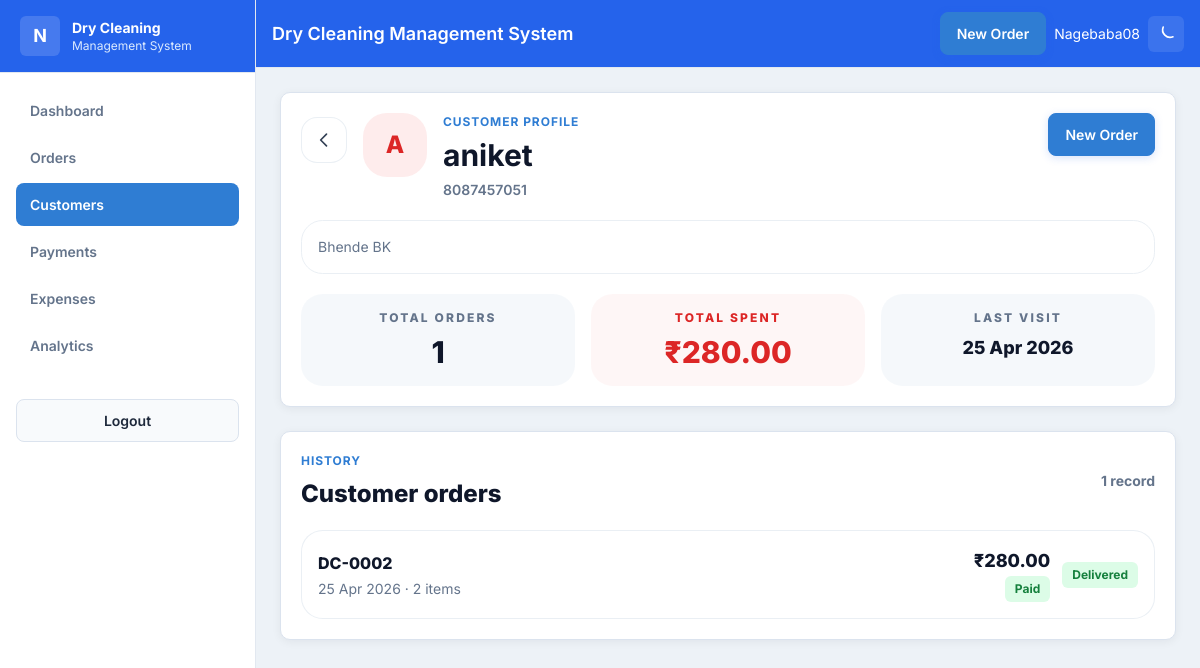
/customers/2/ (signed in), run on the app's committed database.
### core/models.py (models this page shows, shortened)
class Customer(models.Model):
    name = models.CharField(max_length=200)
    phone = models.CharField(max_length=15, unique=True)
    address = models.TextField(blank=True)
    created_at = models.DateTimeField(auto_now_add=True)
    def total_spent(self):
        return sum(order.total_amount for order in self.orders.all())
    def last_visit(self):
        last = self.orders.order_by('-order_date').first()
        return last.order_date if last else None

class Order(models.Model):
    STATUS_CHOICES = [
        ('pending', 'Pending'),
        ('in_process', 'In Process'),
        ('ready', 'Ready'),
        ('delivered', 'Delivered'),
    ]
    order_number = models.CharField(max_length=20, unique=True)
    customer = models.ForeignKey(Customer, on_delete=models.CASCADE, related_name='orders')
    order_date = models.DateTimeField(default=timezone.now)
    delivery_date = models.DateField(null=True, blank=True)
    status = models.CharField(max_length=20, choices=STATUS_CHOICES, default='pending')
    notes = models.TextField(blank=True)
    total_amount = models.DecimalField(max_digits=10, decimal_places=2, default=0)
    def paid_amount(self):
        return sum(payment.amount for payment in self.payments.all())
    def payment_status(self):
        paid = self.paid_amount()
        if paid <= 0:
            return 'unpaid'
        if paid >= self.total_amount:
            return 'paid'
        return 'partial'

class Payment(models.Model):
    METHOD_CHOICES = [
        ('cash', 'Cash'),
        ('upi', 'UPI'),
        ('phonepe', 'PhonePe'),
        ('gpay', 'Google Pay'),
    ]
    order = models.ForeignKey(Order, on_delete=models.CASCADE, related_name='payments')
    amount = models.DecimalField(max_digits=10, decimal_places=2)
    method = models.CharField(max_length=20, choices=METHOD_CHOICES, default='cash')
    date = models.DateTimeField(default=timezone.now)
    notes = models.CharField(max_length=200, blank=True)

### core/views.py (the view)
# urls.py: path('customers/<int:pk>/', views.customer_detail, name='customer_detail'),
@login_required
def customer_detail(request, pk):
    customer = get_object_or_404(Customer, pk=pk)
    orders = customer.orders.order_by('-order_date')
    return render(request, 'customer_detail.html', {'customer': customer, 'orders': orders})

### templates/customer_detail.html (shortened to what this page needs)
{% extends 'base.html' %}
{% block content %}
<div class="mx-auto max-w-5xl space-y-6">
  <section class="card">
    <div class="flex flex-col gap-4 lg:flex-row lg:items-start lg:justify-between">
      <div class="flex items-start gap-4">
        <a href="/customers/" class="mt-1 rounded-2xl border border-slate-200/70 bg-white/80 p-3 text-slate-700 transition hover:bg-white dark:border-slate-700 dark:bg-slate-900/70 dark:text-slate-200">
          <svg class="h-5 w-5" fill="none" stroke="currentColor" viewBox="0 0 24 24"><path stroke-linecap="round" stroke-linejoin="round" stroke-width="2" d="M15 19l-7-7 7-7"/></svg>
        </a>
        <div class="flex items-start gap-4">
          <div class="flex h-16 w-16 items-center justify-center rounded-3xl bg-red-500/10 text-2xl font-extrabold text-red-600 dark:text-red-300">{{ customer.name|first|upper }}</div>
          <div>
            <div class="section-kicker">Customer Profile</div>
            <h2 class="mt-2 page-title text-slate-900 dark:text-slate-100">{{ customer.name }}</h2>
            <p class="mt-2 text-sm font-semibold muted">{{ customer.phone }}</p>
          </div>
        </div>
      </div>
      <a href="/orders/create/?phone={{ customer.phone }}" class="btn-primary">New Order</a>
    </div>
    {% if customer.address %}
    <div class="mt-5 rounded-[1.35rem] border border-slate-200/70 px-4 py-4 text-sm muted dark:border-slate-700">{{ customer.address }}</div>
    {% endif %}
    <div class="mt-5 grid gap-4 sm:grid-cols-3">
      <div class="rounded-[1.35rem] bg-slate-100/70 p-4 text-center dark:bg-slate-900/60">
        <div class="text-xs font-extrabold uppercase tracking-[0.18em] muted">Total Orders</div>
        <div class="mt-2 text-3xl font-extrabold text-slate-900 dark:text-slate-100">{{ customer.orders.count }}</div>
      </div>
      <div class="rounded-[1.35rem] bg-red-50/70 p-4 text-center dark:bg-red-950/25">
        <div class="text-xs font-extrabold uppercase tracking-[0.18em] text-red-600 dark:text-red-300">Total Spent</div>
        <div class="mt-2 text-3xl font-extrabold text-red-600 dark:text-red-300">&#8377;{{ customer.total_spent }}</div>
      </div>
      <div class="rounded-[1.35rem] bg-slate-100/70 p-4 text-center dark:bg-slate-900/60">
        <div class="text-xs font-extrabold uppercase tracking-[0.18em] muted">Last Visit</div>
        <div class="mt-2 text-lg font-extrabold text-slate-900 dark:text-slate-100">{% if customer.last_visit %}{{ customer.last_visit|date:"d M Y" }}{% else %}No visits yet{% endif %}</div>
      </div>
    </div>
  </section>
  <section class="card">
    <div class="flex items-center justify-between">
      <div>
        <div class="section-kicker">History</div>
        <h3 class="mt-2 text-2xl font-extrabold text-slate-900 dark:text-slate-100">Customer orders</h3>
      </div>
      <div class="muted text-sm font-bold">{{ orders|length }} record{{ orders|length|pluralize }}</div>
    </div>
    <div class="mt-5 space-y-3">
      {% for order in orders %}
      <a href="/orders/{{ order.pk }}/" class="block rounded-[1.35rem] border border-slate-200/70 bg-white/70 p-4 transition hover:-translate-y-0.5 dark:border-slate-700 dark:bg-slate-900/60">
        <div class="flex flex-col gap-4 sm:flex-row sm:items-center sm:justify-between">
          <div>
            <div class="text-base font-extrabold text-slate-900 dark:text-slate-100">{{ order.order_number }}</div>
            <div class="muted mt-1 text-sm">{{ order.order_date|date:"d M Y" }} &middot; {{ order.items.count }} item{{ order.items.count|pluralize }}</div>
          </div>
          <div class="flex items-center gap-3">
            <div class="text-right">
              <div class="text-lg font-extrabold text-slate-900 dark:text-slate-100">&#8377;{{ order.total_amount }}</div>
              <span class="badge-{{ order.payment_status }}">{{ order.payment_status|title }}</span>
            </div>
            <span class="badge-{{ order.status }}">{{ order.get_status_display }}</span>
          </div>
        </div>
      </a>
      {% empty %}
      <div class="rounded-[1.35rem] border border-dashed border-slate-300/70 p-10 text-center muted dark:border-slate-700">No orders found for this customer yet.</div>
      {% endfor %}
    </div>
  </section>
</div>
{% endblock %}

### templates/base.html (shortened to what this page needs)
<!DOCTYPE html>
<html lang="en" class="light">
<head>
<script src="https://cdn.tailwindcss.com"></script>
</head>
<body class="min-h-screen">
{% block full_page %}
<div class="flex min-h-screen">
  <aside id="sidebar" class="no-print fixed inset-y-0 left-0 z-30 w-64 -translate-x-full border-r border-slate-200 bg-white transition-transform duration-300 dark:border-slate-700 dark:bg-slate-900 lg:translate-x-0">
    <div class="border-b border-slate-200 bg-brand-600 px-5 py-4 text-white dark:border-slate-700">
      <div class="flex items-center gap-3">
        <div class="flex h-10 w-10 items-center justify-center rounded-md bg-white/15 text-lg font-bold">N</div>
        <div>
          <div class="text-sm font-bold">Dry Cleaning</div>
          <div class="text-xs text-blue-100">Management System</div>
        </div>
      </div>
    </div>
    <nav class="space-y-1 p-4">
      <a href="/" class="sidebar-link {% if request.resolver_match.url_name == 'dashboard' %}active{% endif %}">Dashboard</a>
      <a href="/orders/" class="sidebar-link {% if 'order' in request.resolver_match.url_name %}active{% endif %}">Orders</a>
      <a href="/customers/" class="sidebar-link {% if 'customer' in request.resolver_match.url_name %}active{% endif %}">Customers</a>
      <a href="/payments/" class="sidebar-link {% if request.resolver_match.url_name == 'payments' %}active{% endif %}">Payments</a>
      <a href="/expenses/" class="sidebar-link {% if request.resolver_match.url_name == 'expenses' %}active{% endif %}">Expenses</a>
      <a href="/analytics/" class="sidebar-link {% if request.resolver_match.url_name == 'analytics' %}active{% endif %}">Analytics</a>
    </nav>
    <div class="mt-auto p-4">
      <a href="/logout/" class="btn-secondary w-full">Logout</a>
    </div>
  </aside>
  <div class="flex flex-1 flex-col lg:ml-64">
    <header class="no-print border-b border-slate-200 bg-brand-600 px-4 py-3 text-white dark:border-slate-700">
      <div class="flex items-center justify-between gap-3">
        <div class="flex items-center gap-3">
          <div class="text-lg font-semibold">Dry Cleaning Management System</div>
        </div>
        <div class="flex items-center gap-2">
          <a href="/orders/create/" class="btn-primary hidden sm:inline-flex">New Order</a>
          <span class="hidden text-sm sm:inline">{{ request.user.username }}</span>
          <button onclick="toggleTheme()" class="rounded-md bg-white/10 p-2" title="Toggle theme">
            <svg class="block h-5 w-5 dark:hidden" fill="none" stroke="currentColor" viewBox="0 0 24 24"><path stroke-linecap="round" stroke-linejoin="round" stroke-width="2" d="M20.354 15.354A9 9 0 018.646 3.646"/></svg>
          </button>
        </div>
      </div>
    </header>
    <main class="flex-1 p-4 lg:p-6">
      {% block content %}{% endblock %}
    </main>
  </div>
</div>
{% endblock %}
</body>
</html>

### templates/base.html (style rules this page uses)
:root { --bg: #edf2f7; --surface: #ffffff; --surface-soft: #f8fafc; --text: #1e293b; --muted: #64748b; --line: #dbe3ee; --brand: #2f7dd3; --brand-dark: #2563eb; --success: #16a34a; --danger: #ef4444; --warning: #f59e0b; --shadow: 0 2px 10px rgba(15, 23, 42, 0.06); }
body { font-family: 'Inter', sans-serif; background: var(--bg); color: var(--text); }
.card { background: var(--surface); border: 1px solid var(--line); border-radius: 10px; box-shadow: var(--shadow); padding: 20px; }
.sidebar-link { display: flex; align-items: center; gap: 12px; padding: 11px 14px; border-radius: 8px; color: var(--muted); font-size: 14px; font-weight: 600; transition: 0.18s ease; }
.sidebar-link.active { background: var(--brand); color: white; }
.btn-primary, .btn-secondary { display: inline-flex; align-items: center; justify-content: center; gap: 8px; padding: 10px 16px; border-radius: 8px; font-size: 14px; font-weight: 600; transition: 0.18s ease; }
.btn-primary { background: var(--brand); color: white; border: 1px solid var(--brand); box-shadow: 0 2px 8px rgba(37, 99, 235, 0.18); }
.btn-secondary { background: var(--surface-soft); color: var(--text); border: 1px solid var(--line); }
.section-kicker { font-size: 12px; font-weight: 700; color: var(--brand); text-transform: uppercase; letter-spacing: 0.08em; }
.page-title { font-size: 30px; line-height: 1.1; font-weight: 700; }
.muted { color: var(--muted); }
.badge-pending, .badge-in_process, .badge-ready, .badge-delivered, .badge-paid, .badge-partial, .badge-unpaid { display: inline-flex; align-items: center; justify-content: center; padding: 4px 10px; border-radius: 6px; font-size: 12px; font-weight: 700; }
.badge-delivered { background: #dcfce7; color: #15803d; }
.badge-paid { background: #dcfce7; color: #15803d; }

### data on the page
Customer: name|first "A", name "aniket", phone "8087457051", address "Bhende BK", orders.count "1", total_spent "280.00", last_visit "25 Apr 2026"
Order: order_number "DC-0002", order_date "25 Apr 2026", items.count "2", total_amount "280.00", payment_status "Paid", status "Delivered"

### other printed values
{{ request.user.username }} "Nagebaba08"
{{ orders|length }} "1"
